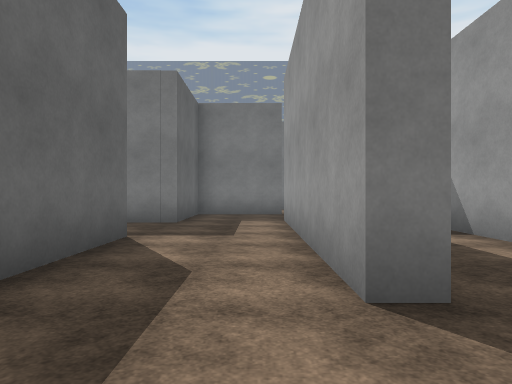
[1] (above)

16 first-person views from a walk through a scene from a Unity 3-D project. The camera is 1.3 m above the floor, looks level and sees 70° across. The floor is counted in squares, 2 m on a side. Each view is taken from the middle of a square. On the plan, view 1 faces up. The plan holds only what a view shows up to about 11 squares ahead; the rest is blank. The place goes on beyond the plan. The player character is not drawn. Some surface patterns are stand-ins.

[2]
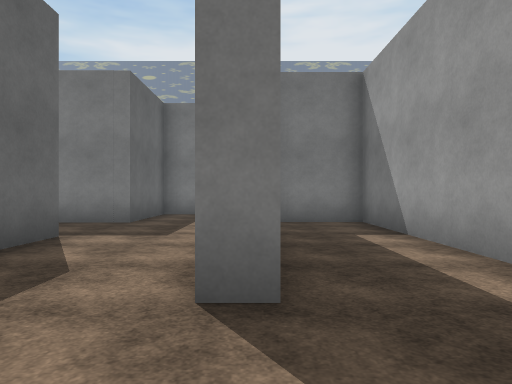

[3]
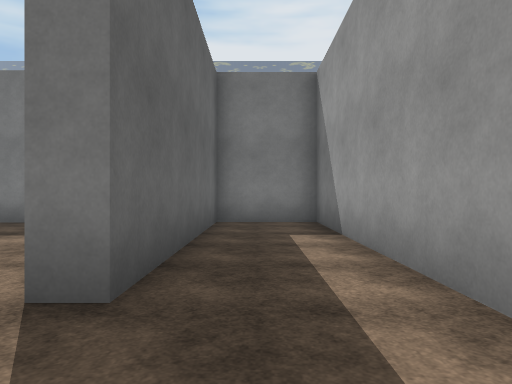

[4]
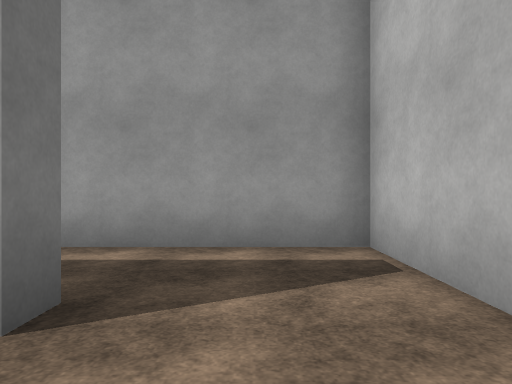

[5]
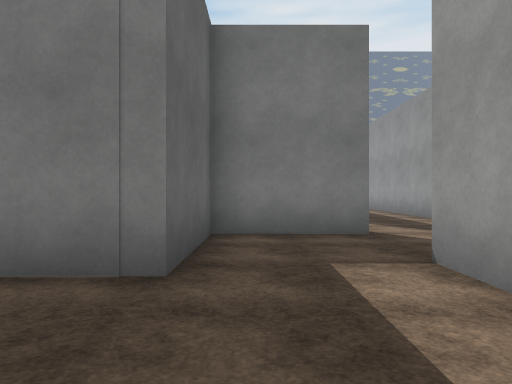

[6]
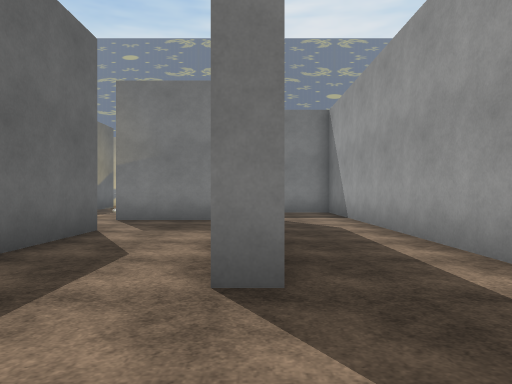

[7]
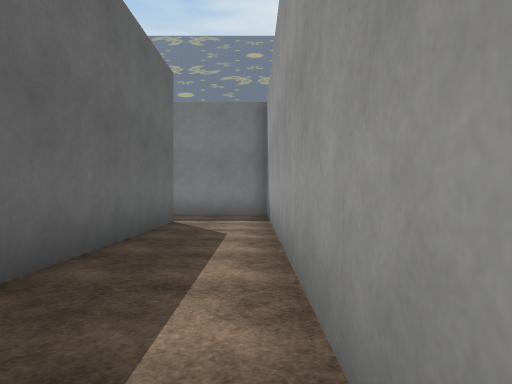

[8]
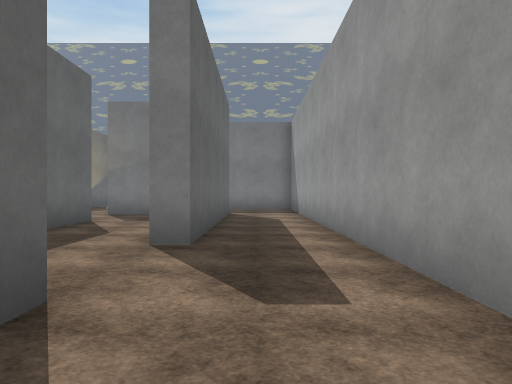

[9]
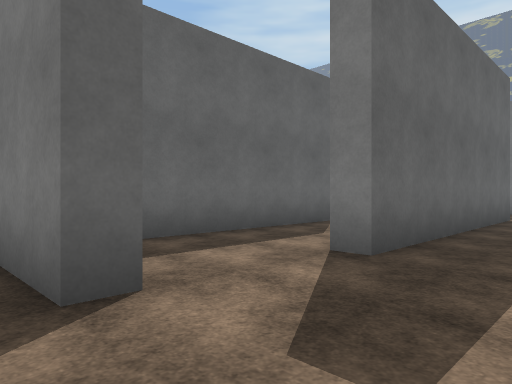

[10]
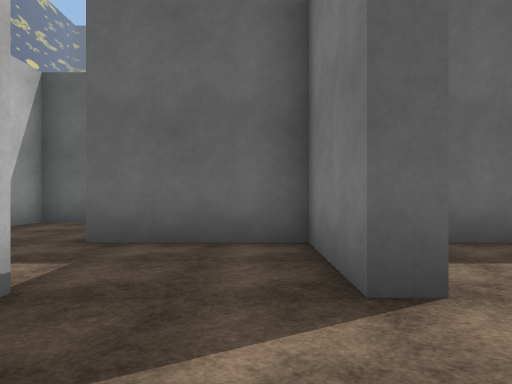

[11]
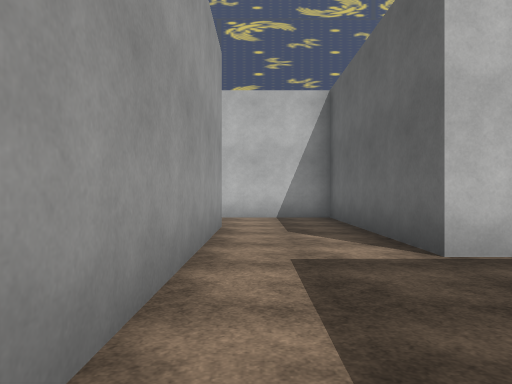

[12]
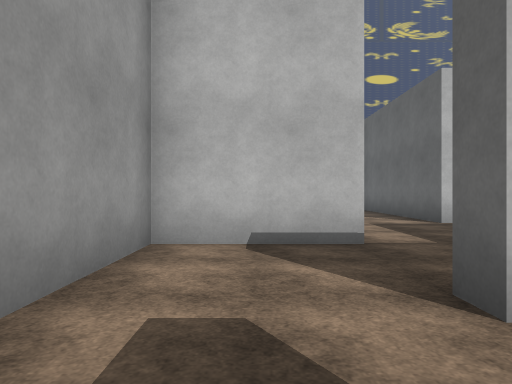

[13]
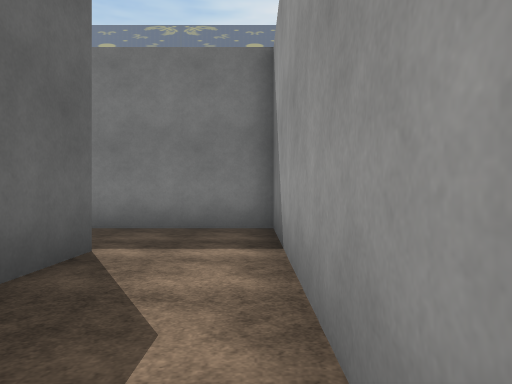

[14]
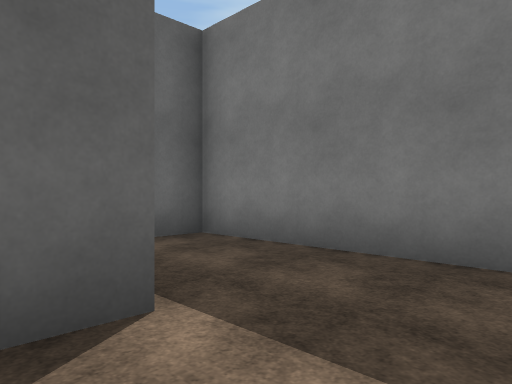

[15]
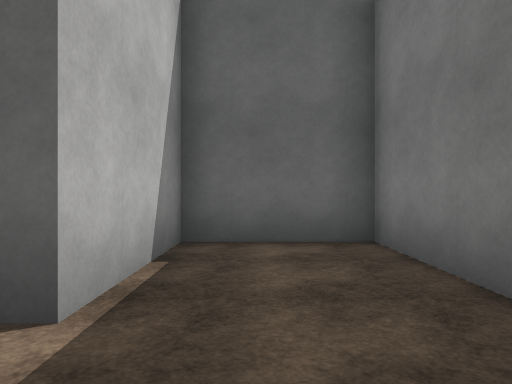

[16]
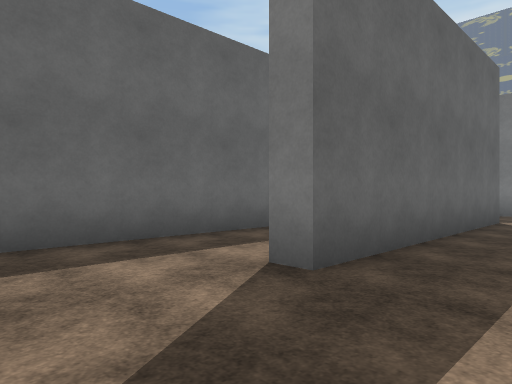

### Floor plan
Points are (right, up) in squares from view 1. A wall is a line through its corners. A room is listed if a view was taken in it or the views show most of it. See-through windows are left out.
Room 1 (views 1, 2, 3, 4, 5)
walls: (-1.7, 7.8) (-3.5, 7.8); (-4.9, 6.4) (-4.9, 5.3) (-1.9, 5.3) (-1.9, -0.3) (3.3, -0.3) (3.3, 7.8) (1.2, 7.8) (1.2, 2.1) (0.6, 2.1) (0.6, 8.4)
ways out: opening at (-0.5, 8) to room 2
Room 2 (views 6, 7, 8, 9, 10, 11, 12, 13, 14, 15, 16)
walls: (-1.7, 17.2) (-1.7, 11.8); (0.8, 11.2) (0.8, 10.7) (-1.7, 10.7) (-1.7, 7.8); (0, 19.5) (-2.4, 19.5); (0.6, 8.4) (3.3, 8.4) (3.3, 22.6) (-1.7, 22.6) (-1.7, 20) (1.2, 20) (1.2, 13.5) (0.6, 13.5)
ways out: opening at (-0.5, 8) to room 1; opening at (-2, 18.5)

Where each view was taken, in squares from view 1:
view 1: 0 up, 0 right, facing up
view 2: 0 up, 1 right, facing up
view 3: 0 up, 2 right, facing up
view 4: 1 up, 1 left, facing right
view 5: 5 up, 1 left, facing up
view 6: 11 up, 1 right, facing up
view 7: 12 up, 3 right, facing up
view 8: 9 up, 2 right, facing up
view 9: 10 up, 3 right, facing up-left
view 10: 10 up, 3 right, facing left
view 11: 9 up, 0 right, facing down
view 12: 13 up, 2 right, facing down
view 13: 16 up, 3 right, facing up
view 14: 19 up, 3 right, facing up-left
view 15: 21 up, 3 right, facing left
view 16: 11 up, 3 right, facing up-left
